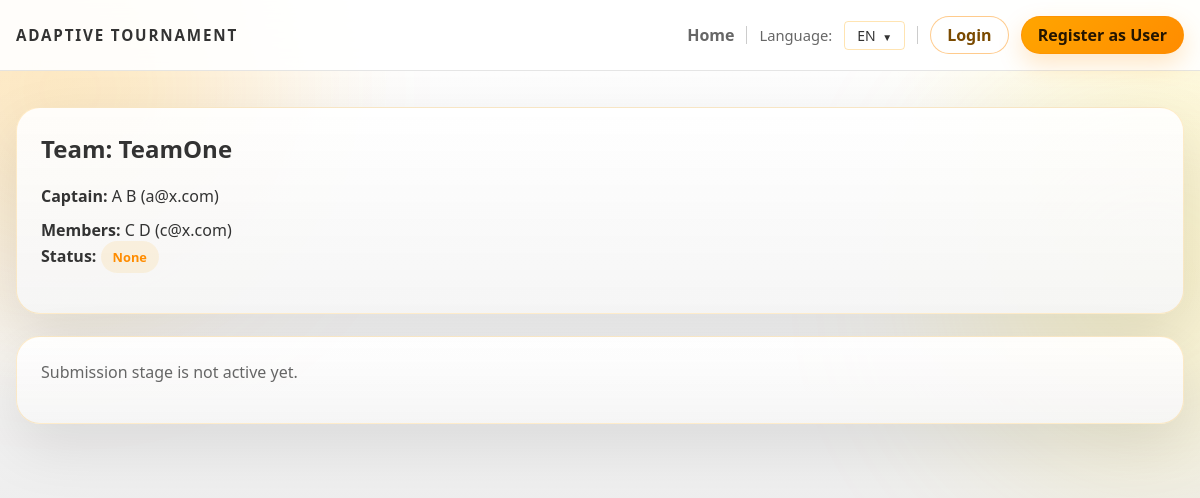
/team/1, run on the app's committed database.
### backend/models.py (models this page shows, shortened)
class Team(db.Model):
    id = db.Column(db.Integer, primary_key=True)
    name = db.Column(db.String(200), nullable=False)
    captain_id = db.Column(db.Integer, db.ForeignKey('user.id'), nullable=False)
    captain = db.relationship('User', foreign_keys=[captain_id])
    members = db.relationship('User', secondary=team_members, backref='teams', lazy='dynamic')
    tournament_id = db.Column(db.Integer, db.ForeignKey('tournament.id'))
    tournament = db.relationship('Tournament', backref='teams', lazy=True)
    submissions = db.relationship('Submission', backref='team', lazy=True)
    repo_url = db.Column(db.String(500))
    live_url = db.Column(db.String(500))
    comments = db.Column(db.Text)
    submitted_at = db.Column(db.DateTime)
    submission_status = db.Column(db.String(30), default='None')  # None, Pending, Accepted, Rejected, Returned

class User(db.Model):
    id = db.Column(db.Integer, primary_key=True)
    first_name = db.Column(db.String(120), nullable=False)
    last_name = db.Column(db.String(120), nullable=False)
    email = db.Column(db.String(200), unique=True, nullable=False)
    password_hash = db.Column(db.String(255), nullable=False, default='')
    phone_country_code = db.Column(db.String(10), nullable=False, default='+380')
    phone_number = db.Column(db.String(30), nullable=False, default='')
    age = db.Column(db.Integer)
    bio = db.Column(db.Text)
    role = db.Column(db.String(30), default='team')
    is_verified = db.Column(db.Boolean, default=False)
    verification_token = db.Column(db.String(64), unique=True, nullable=True)
    last_login_at = db.Column(db.DateTime, nullable=True)
    login_token = db.Column(db.String(64), unique=True, nullable=True)

### backend/teams.py (the view, shortened to what this page needs)
def team_page(teamid):
    team = Team.query.get_or_404(teamid)
    t = db.session.get(Tournament, team.tournament_id)
    user = get_current_user()
    is_finished = bool(t and t.status.lower() in ('finished', 'completed', 'closed'))
    is_member = False
    can_edit = (is_member or session.get('admin'))
    can_edit_members = is_member or session.get('admin')
    can_submit = user and (user.id == team.captain_id or session.get('admin'))
    message = None
    def sync_team_submission_record():
        if not t or not team.repo_url:
            return
        latest_round = Round.query.filter_by(tournament_id=t.id).order_by(Round.level.desc(), Round.id.desc()).first()
        round_id = latest_round.id if latest_round else None
        submission_query = Submission.query.filter_by(team_id=team.id)
        if round_id is None:
            submission = submission_query.filter(Submission.round_id.is_(None)).first()
        else:
            submission = submission_query.filter_by(round_id=round_id).first()
        if not submission:
            submission = Submission(team_id=team.id, round_id=round_id)
            db.session.add(submission)
        submission.repo_url = team.repo_url
        submission.demo_url = team.live_url
        submission.description = team.comments
    if is_finished and team.submission_status in (None, '', 'None'):
        team.submission_status = 'Submitted'
        db.session.commit()
    evaluation_rows = []
    return render_template(
        'team.html',
        team=team,
        tournament=t,
        can_edit=can_edit,
        can_edit_members=can_edit_members,
        can_submit=can_submit,
        message=message,
        evaluation_rows=evaluation_rows,
        is_finished=is_finished
    )

### backend/app.py (called while the page is built)
@app.context_processor
def inject_user_processor():
    return inject_user()

@app.context_processor
def translation_processor():
    return translation()

### backend/app_helpers.py (called while the page is built)
def get_current_user():
    uid = session.get('user_id')
    if uid:
        return db.session.get(User, uid)
    return None

def inject_user():
    return {'get_current_user': get_current_user}

### backend/translations.py (called while the page is built)
def get_text(key, lang='en', **kwargs):
    if lang not in TRANSLATIONS:
        lang = 'en'
    text = TRANSLATIONS[lang].get(key, TRANSLATIONS['en'].get(key, key))
    if kwargs:
        try:
            return text.format(**kwargs)
        except Exception:
            return text
    return text

### templates/team.html (shortened to what this page needs)
{% extends 'base.html' %}
{% block head %}
  <link rel="stylesheet" href="/static/css/interface.css">
{% endblock %}
{% block content %}
<div class="content-shell">
  <section class="surface-card">
    <h2>{{ t('team_title') }} {{ team.name }}</h2>
    <div class="info-grid">
      <div class="info-line"><strong>{{ t('captain') }}:</strong> {{ team.captain.first_name }} {{ team.captain.last_name }} ({{ team.captain.email }})</div>
      <div class="info-line"><strong>{{ t('members') }}:</strong> {% for m in team.members.all() %}{{ m.first_name }} {{ m.last_name }} ({{ m.email }}){% if not loop.last %}, {% endif %}{% else %}-{% endfor %}</div>
    </div>
    {% if team.submission_status %}
      {% set submission_status = team.submission_status|lower %}
      <p class="inline-status">
        <strong>{{ t('status') }}:</strong>
        <span class="status-chip {{ submission_status if submission_status in ['pending', 'accepted', 'rejected', 'returned'] else 'info' }}">
          {{ t(submission_status) if submission_status in ['pending', 'accepted', 'rejected', 'returned'] else team.submission_status }}
        </span>
      </p>
    {% endif %}
  </section>
  {% if tournament and tournament.status.lower() in ['submission','running'] %}
    <section class="surface-card form-card">
      <h3>{{ t('submit_your_work') }}</h3>
      {% if can_edit_members %}
        <details class="surface-toggle">
          <summary>{{ t('edit_team_members') }}</summary>
          <div>
            <label><b>{{ t('members_emails_label') }}</b></label>
            <div id="members-container">
              {% for m in team.members.all() %}
                <div class="member-item">
                  <input type="email" name="members" value="{{ m.email }}" required>
                  <button type="button" onclick="removeMember(this)">{{ t('delete') }}</button>
                </div>
              {% endfor %}
            </div>
            <button type="button" onclick="addMember()">{{ t('add_member') }}</button>
            <p class="note-line">{{ t('members_emails_help') }}</p>
            <span id="delete-text" style="display:none">{{ t('delete') }}</span>
          </div>
        </details>
      {% endif %}
      <p class="note-line">
        {% if can_edit %}
          {% if can_submit %}
            {{ t('save_and_submit_help') }}
          {% else %}
            {{ t('attach_links_help') }}
          {% endif %}
        {% else %}
          {{ t('only_team_members_attach') }}
        {% endif %}
      </p>
      {% if can_edit %}
        {% if not can_submit %}
          <details class="surface-toggle">
            <summary>{{ t('edit_submission') }}</summary>
            <div>
        {% endif %}
        <form method="post">
          <div class="form-group">
            <label for="repo_url">{{ t('github_repo_url') }} *</label>
            <input id="repo_url" type="url" name="repo_url" value="{{ team.repo_url or '' }}" {% if can_edit %}required{% else %}disabled{% endif %}>
            <small class="muted-text">{{ t('required_repo_link') }}</small>
          </div>
          <div class="form-group">
            <label for="live_url">{{ t('live_demo_url') }}</label>
            <input id="live_url" type="url" name="live_url" value="{{ team.live_url or '' }}" {% if not can_edit %}disabled{% endif %}>
            <small class="muted-text">{{ t('optional_live_demo') }}</small>
          </div>
          <div class="form-group">
            <label for="comments">{{ t('comments') }}</label>
            <textarea id="comments" name="comments" rows="3" {% if not can_edit %}disabled{% endif %}>{{ team.comments or '' }}</textarea>
          </div>
          {% if can_edit %}
            <div class="button-row">
              <button name="action" value="save" class="action-btn">{{ t('save') }}</button>
              {% if can_submit %}
                <button name="action" value="send" class="action-btn success">{{ t('submit') }}</button>
              {% endif %}
            </div>
          {% endif %}
        </form>
        {% if not can_submit %}
            </div>
          </details>
        {% endif %}
      {% endif %}
    </section>
  {% else %}
    <section class="surface-card">
      <p class="muted-text">{{ t('submission_stage_not_active') }}</p>
    </section>
  {% endif %}
</div>
{% endblock %}

### static/css/main.css (style rules this page uses)
:root { --bg: #ffffff; --bg-soft: #f9f9f9; --panel: rgba(255, 255, 255, 0.95); --panel-border: rgba(255, 165, 0, 0.3); --text: #333333; --muted: #666666; --accent: #ffa500; --accent-strong: #ff8c00; --success: #32cd32; --warning: #ffd700; --danger: #ff6347; --font-ui: "Segoe UI", "Trebuchet MS", Arial, sans-serif; --font-display: var(--font-ui); --font-body: var(--font-ui); }
* { box-sizing: border-box; }
html { scroll-behavior: smooth; }
body { margin: 0; min-height: 100vh; font-family: var(--font-body); color: var(--text); background: radial-gradient(circle at top left, rgba(255, 165, 0, 0.1), transparent 28%), radial-gradient(circle at top right, rgba(255, 215, 0, 0.1), transparent 22%), linear-gradient(180deg, #ffffff 0%, #f5f5f5 45%, #e0e0e0 100%); }
h1, h2, h3, h4, h5, h6, .page-title, .hero-title, .hero-panel-title, .tournament-name { font-family: var(--font-display); }
body, p, li, label, input, textarea, select, button, a, th, td, .flash-message, .status-chip, .status-pill { font-family: var(--font-body); }

### static/css/interface.css (style rules this page uses)
.content-shell { display: grid; gap: 22px; }
.surface-card { padding: 24px; border-radius: 24px; border: 1px solid rgba(255, 165, 0, 0.2); background: linear-gradient(180deg, rgba(255, 255, 255, 0.9) 0%, rgba(245, 245, 245, 0.95) 100%); box-shadow: 0 22px 60px rgba(0, 0, 0, 0.1); }
.surface-card h2, .surface-card h3, .surface-card p { margin-top: 0; }
.muted-text { color: #666666; }
.info-grid { display: grid; gap: 12px; }
.info-line { color: #333333; }
.status-chip { display: inline-flex; align-items: center; justify-content: center; padding: 7px 12px; border-radius: 999px; font-size: 0.8rem; font-weight: 700; }
.status-chip.returned, .status-chip.info { background: rgba(255, 165, 0, 0.1); color: #ff8c00; }
.inline-status { margin-top: 10px; }

### data on the page
Team: name "TeamOne", submission_status "None"
User: captain.first_name "A", captain.last_name "B", captain.email "a@x.com"
User: first_name "C", last_name "D", email "c@x.com"

### other printed values
{{ t('app_title') }} "ADAPTIVE TOURNAMENT"
{{ t('home') }} "Home"
{{ t('language') }} "Language"
{{ lang|upper }} "EN"
{{ t('login') }} "Login"
{{ t('register') }} "Register as User"
{{ t('team_title') }} "Team:"
{{ t('captain') }} "Captain"
{{ t('members') }} "Members"
{{ t('status') }} "Status"
{{ t('submission_stage_not_active') }} "Submission stage is not active yet."
